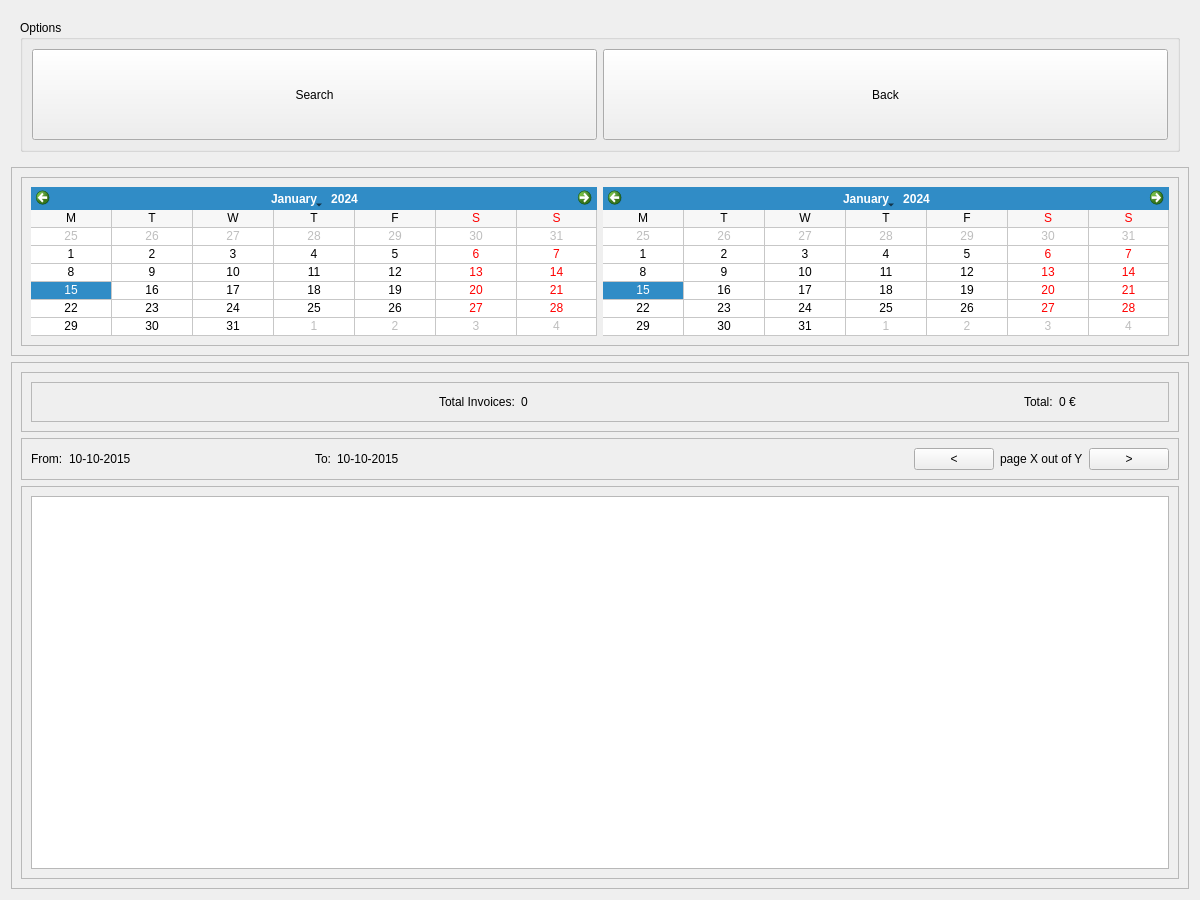
<?xml version="1.0" encoding="UTF-8"?>
<ui version="4.0">
 <class>InvoiceListWindow</class>
 <widget class="QWidget" name="InvoiceListWindow">
  <property name="geometry">
   <rect>
    <x>0</x>
    <y>0</y>
    <width>1200</width>
    <height>900</height>
   </rect>
  </property>
  <property name="minimumSize">
   <size>
    <width>1200</width>
    <height>900</height>
   </size>
  </property>
  <property name="windowTitle">
   <string>Invoice List</string>
  </property>
  <layout class="QVBoxLayout" name="verticalLayout">
   <item>
    <widget class="QWidget" name="topPanelWidget" native="true">
     <property name="minimumSize">
      <size>
       <width>0</width>
       <height>150</height>
      </size>
     </property>
     <property name="maximumSize">
      <size>
       <width>16777215</width>
       <height>150</height>
      </size>
     </property>
     <layout class="QHBoxLayout" name="horizontalLayout">
      <item>
       <widget class="QGroupBox" name="optionsGroupBox">
        <property name="title">
         <string>Options</string>
        </property>
        <layout class="QHBoxLayout" name="horizontalLayout_2">
         <item>
          <widget class="QPushButton" name="searchPushButton">
           <property name="sizePolicy">
            <sizepolicy hsizetype="Minimum" vsizetype="Expanding">
             <horstretch>0</horstretch>
             <verstretch>0</verstretch>
            </sizepolicy>
           </property>
           <property name="text">
            <string>Search</string>
           </property>
          </widget>
         </item>
         <item>
          <widget class="QPushButton" name="backPushButton">
           <property name="sizePolicy">
            <sizepolicy hsizetype="Minimum" vsizetype="Expanding">
             <horstretch>0</horstretch>
             <verstretch>0</verstretch>
            </sizepolicy>
           </property>
           <property name="text">
            <string>Back</string>
           </property>
          </widget>
         </item>
        </layout>
       </widget>
      </item>
     </layout>
    </widget>
   </item>
   <item>
    <widget class="QFrame" name="searchFrame">
     <property name="sizePolicy">
      <sizepolicy hsizetype="Preferred" vsizetype="Fixed">
       <horstretch>0</horstretch>
       <verstretch>0</verstretch>
      </sizepolicy>
     </property>
     <property name="frameShape">
      <enum>QFrame::StyledPanel</enum>
     </property>
     <property name="frameShadow">
      <enum>QFrame::Raised</enum>
     </property>
     <layout class="QVBoxLayout" name="verticalLayout_3">
      <item>
       <widget class="QFrame" name="dateFrame">
        <property name="frameShape">
         <enum>QFrame::StyledPanel</enum>
        </property>
        <property name="frameShadow">
         <enum>QFrame::Raised</enum>
        </property>
        <layout class="QHBoxLayout" name="horizontalLayout_6">
         <item>
          <widget class="QCalendarWidget" name="fromCalendarWidget">
           <property name="gridVisible">
            <bool>true</bool>
           </property>
           <property name="horizontalHeaderFormat">
            <enum>QCalendarWidget::SingleLetterDayNames</enum>
           </property>
           <property name="verticalHeaderFormat">
            <enum>QCalendarWidget::NoVerticalHeader</enum>
           </property>
          </widget>
         </item>
         <item>
          <widget class="QCalendarWidget" name="toCalendarWidget">
           <property name="gridVisible">
            <bool>true</bool>
           </property>
           <property name="horizontalHeaderFormat">
            <enum>QCalendarWidget::SingleLetterDayNames</enum>
           </property>
           <property name="verticalHeaderFormat">
            <enum>QCalendarWidget::NoVerticalHeader</enum>
           </property>
          </widget>
         </item>
        </layout>
       </widget>
      </item>
     </layout>
    </widget>
   </item>
   <item>
    <widget class="QFrame" name="resultsFrame">
     <property name="frameShape">
      <enum>QFrame::StyledPanel</enum>
     </property>
     <property name="frameShadow">
      <enum>QFrame::Raised</enum>
     </property>
     <layout class="QVBoxLayout" name="verticalLayout_4">
      <item>
       <widget class="QFrame" name="infoFrame">
        <property name="frameShape">
         <enum>QFrame::StyledPanel</enum>
        </property>
        <property name="frameShadow">
         <enum>QFrame::Raised</enum>
        </property>
        <layout class="QVBoxLayout" name="verticalLayout_5">
         <item>
          <widget class="QFrame" name="totalInvoicesFrame">
           <property name="frameShape">
            <enum>QFrame::StyledPanel</enum>
           </property>
           <property name="frameShadow">
            <enum>QFrame::Raised</enum>
           </property>
           <layout class="QHBoxLayout" name="horizontalLayout_8">
            <item>
             <spacer name="horizontalSpacer_3">
              <property name="orientation">
               <enum>Qt::Horizontal</enum>
              </property>
              <property name="sizeHint" stdset="0">
               <size>
                <width>376</width>
                <height>20</height>
               </size>
              </property>
             </spacer>
            </item>
            <item>
             <widget class="QLabel" name="totalInvoicesLabel">
              <property name="text">
               <string>Total Invoices:</string>
              </property>
             </widget>
            </item>
            <item>
             <widget class="QLabel" name="totalInvoicesValueLabel">
              <property name="minimumSize">
               <size>
                <width>100</width>
                <height>0</height>
               </size>
              </property>
              <property name="maximumSize">
               <size>
                <width>100</width>
                <height>16777215</height>
               </size>
              </property>
              <property name="text">
               <string>0</string>
              </property>
             </widget>
            </item>
            <item>
             <spacer name="horizontalSpacer_5">
              <property name="orientation">
               <enum>Qt::Horizontal</enum>
              </property>
              <property name="sizeHint" stdset="0">
               <size>
                <width>40</width>
                <height>20</height>
               </size>
              </property>
             </spacer>
            </item>
            <item>
             <widget class="QLabel" name="totalCountLabel">
              <property name="text">
               <string>Total:</string>
              </property>
             </widget>
            </item>
            <item>
             <widget class="QLabel" name="totalCountValueLabel">
              <property name="minimumSize">
               <size>
                <width>100</width>
                <height>0</height>
               </size>
              </property>
              <property name="maximumSize">
               <size>
                <width>100</width>
                <height>16777215</height>
               </size>
              </property>
              <property name="text">
               <string>0 €</string>
              </property>
             </widget>
            </item>
           </layout>
          </widget>
         </item>
        </layout>
       </widget>
      </item>
      <item>
       <widget class="QFrame" name="pagingFrame">
        <property name="frameShape">
         <enum>QFrame::StyledPanel</enum>
        </property>
        <property name="frameShadow">
         <enum>QFrame::Raised</enum>
        </property>
        <layout class="QHBoxLayout" name="horizontalLayout_9">
         <item>
          <widget class="QLabel" name="fromDateResultLabel">
           <property name="text">
            <string>From:</string>
           </property>
          </widget>
         </item>
         <item>
          <widget class="QLabel" name="fromDateResultValueLabel">
           <property name="minimumSize">
            <size>
             <width>200</width>
             <height>0</height>
            </size>
           </property>
           <property name="maximumSize">
            <size>
             <width>200</width>
             <height>16777215</height>
            </size>
           </property>
           <property name="text">
            <string>10-10-2015</string>
           </property>
          </widget>
         </item>
         <item>
          <spacer name="horizontalSpacer_4">
           <property name="orientation">
            <enum>Qt::Horizontal</enum>
           </property>
           <property name="sizeType">
            <enum>QSizePolicy::Fixed</enum>
           </property>
           <property name="sizeHint" stdset="0">
            <size>
             <width>40</width>
             <height>20</height>
            </size>
           </property>
          </spacer>
         </item>
         <item>
          <widget class="QLabel" name="toDateResultLabel">
           <property name="text">
            <string>To:</string>
           </property>
          </widget>
         </item>
         <item>
          <widget class="QLabel" name="toDateResultValueLabel">
           <property name="minimumSize">
            <size>
             <width>200</width>
             <height>0</height>
            </size>
           </property>
           <property name="maximumSize">
            <size>
             <width>200</width>
             <height>16777215</height>
            </size>
           </property>
           <property name="text">
            <string>10-10-2015</string>
           </property>
          </widget>
         </item>
         <item>
          <spacer name="horizontalSpacer_2">
           <property name="orientation">
            <enum>Qt::Horizontal</enum>
           </property>
           <property name="sizeHint" stdset="0">
            <size>
             <width>846</width>
             <height>20</height>
            </size>
           </property>
          </spacer>
         </item>
         <item>
          <widget class="QPushButton" name="prevPagePushButton">
           <property name="text">
            <string>&lt;</string>
           </property>
          </widget>
         </item>
         <item>
          <widget class="QLabel" name="pageInfoLabel">
           <property name="text">
            <string>page X out of Y</string>
           </property>
          </widget>
         </item>
         <item>
          <widget class="QPushButton" name="nextPagePushButton">
           <property name="text">
            <string>&gt;</string>
           </property>
          </widget>
         </item>
        </layout>
       </widget>
      </item>
      <item>
       <widget class="QFrame" name="invoiceFrame">
        <property name="frameShape">
         <enum>QFrame::StyledPanel</enum>
        </property>
        <property name="frameShadow">
         <enum>QFrame::Raised</enum>
        </property>
        <layout class="QVBoxLayout" name="verticalLayout_6">
         <item>
          <widget class="QTableWidget" name="invoicesTableWidget">
           <property name="editTriggers">
            <set>QAbstractItemView::NoEditTriggers</set>
           </property>
           <property name="selectionMode">
            <enum>QAbstractItemView::SingleSelection</enum>
           </property>
           <property name="selectionBehavior">
            <enum>QAbstractItemView::SelectRows</enum>
           </property>
           <attribute name="verticalHeaderVisible">
            <bool>false</bool>
           </attribute>
          </widget>
         </item>
        </layout>
       </widget>
      </item>
     </layout>
    </widget>
   </item>
  </layout>
 </widget>
 <resources/>
 <connections/>
</ui>
